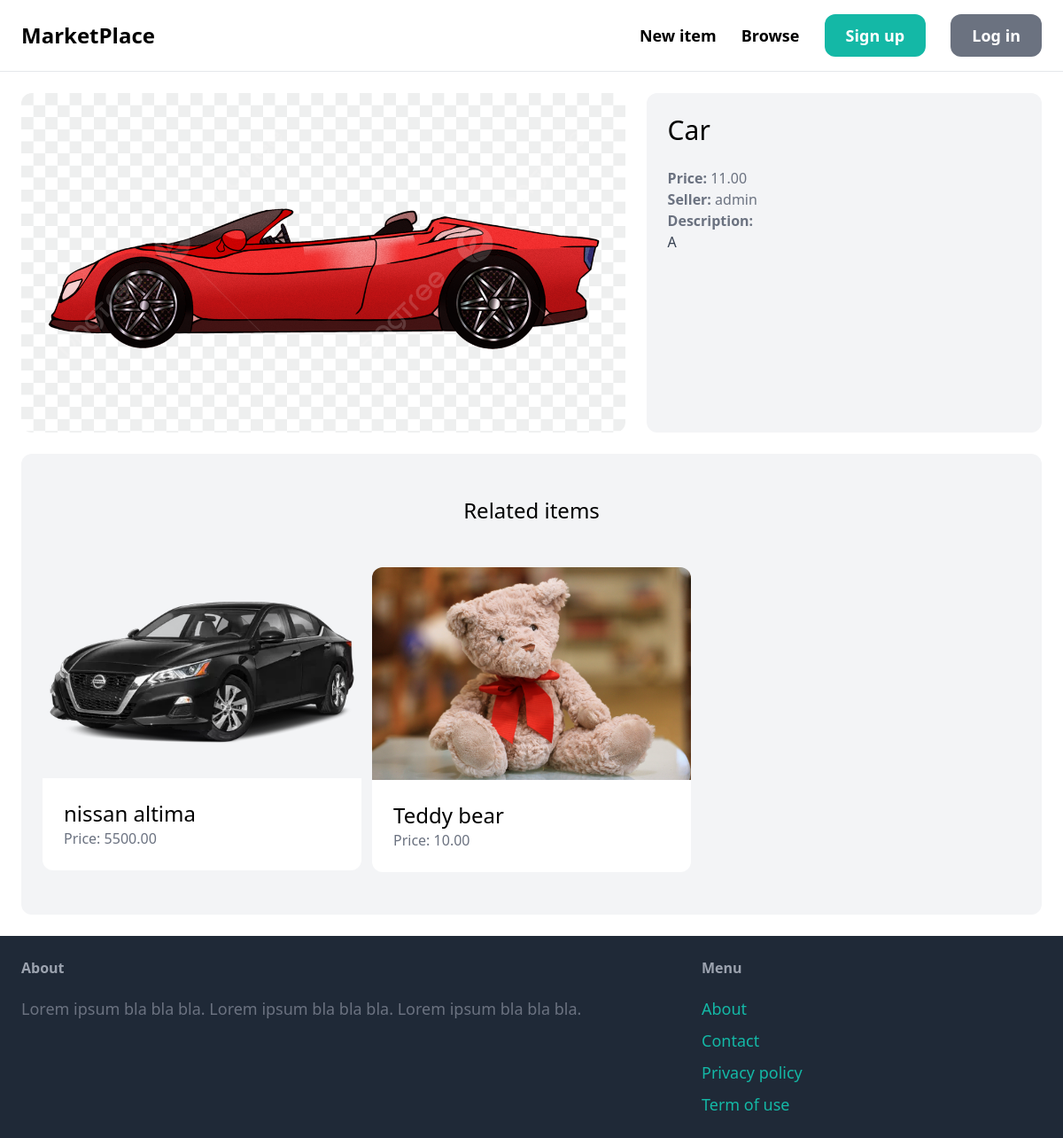
/items/3/, run on an earlier commit of the app's database.
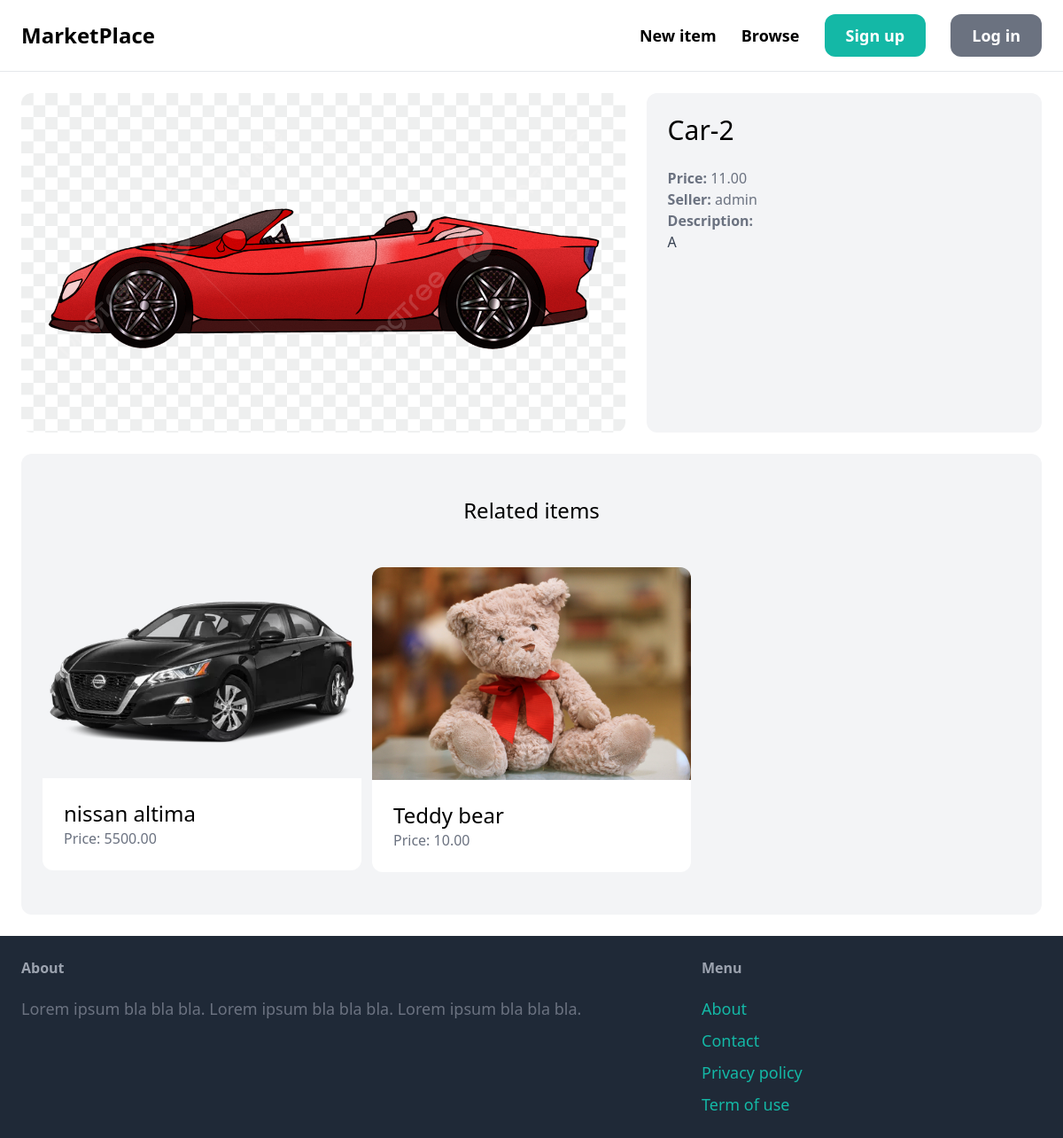
And on a later commit of the database.
### item/models.py (models this page shows, shortened)
class Item(models.Model):
    category = models.ForeignKey(Category, related_name='items', on_delete=models.CASCADE)
    name = models.CharField(max_length=255)
    description = models.TextField(blank=True, null=True)
    price = models.DecimalField(max_digits=6, decimal_places=2)
    image = models.ImageField(upload_to='item_images', blank=True, null=True)
    created_at = models.DateTimeField(auto_now_add=True)
    created_by = models.ForeignKey(User, related_name='items', on_delete=models.CASCADE)
    updated = models.DateTimeField(auto_now=True)
    is_sold = models.BooleanField(default=True)
    class Meta:
        ordering = ('-created_at',)

### item/views.py (the view)
# urls.py: path('<int:pk>/', views.detail, name="detail"),
def detail(request, pk):
    item=get_object_or_404(Item, pk=pk)
    related_items=Item.objects.filter(category=item.category).exclude(pk=pk)[:4]
    return render(request, 'item/detail.html',{
        'item':item,
        'related_items':related_items,
    })

### item/templates/item/detail.html (shortened to what this page needs)
{% extends 'core/base.html' %}
{% block content %}
<div class="grid grid-cols-5 gap-6">
    <div class="col-span-3">
        <img src="{{ item.image.url }}" class="rounded-xl">
    </div>
    <div class="col-span-2 p-6 bg-gray-100 rounded-xl">
        <h1 class="mb-6 text-3xl">{{ item.name }}</h1>
        <p class="text-gray-500"><strong>Price: </strong>{{ item.price }}</p>
        <p class="text-gray-500"><strong>Seller: </strong>{{ item.created_by.username }}</p>
        {% if item.description %}
            <p class="text-gray-700">
                <strong class="text-gray-500">Description:</strong><br>
                {{ item.description }}
            </p>
        {% endif %}
    </div>
</div>
<div class="mt-6 px-6 py-12 bg-gray-100 rounded-xl">
    <h2 class="mb-12 text-2xl text-center">Related items</h2>
    <div class="grid grid-cols-3 gap-3">
        {% for item in related_items %}
            <div>
                <a href="{% url 'item:detail' item.id %}">
                    <div>
                        <img src="{{ item.image.url }}" class="rounded-t-xl">
                    </div>
                    <div class="p-6 bg-white rounded-b-xl">
                        <h2 class="text-2xl">{{ item.name }}</h2>
                        <p class="text-gray-500">Price: {{ item.price }}</p>
                    </div>
                </a>
            </div>
        {% endfor %}
    </div>
</div>
{% endblock %}

What changed in the data, as far as the page shows it:
changed Item "admin": name "Car" → "Car-2"
